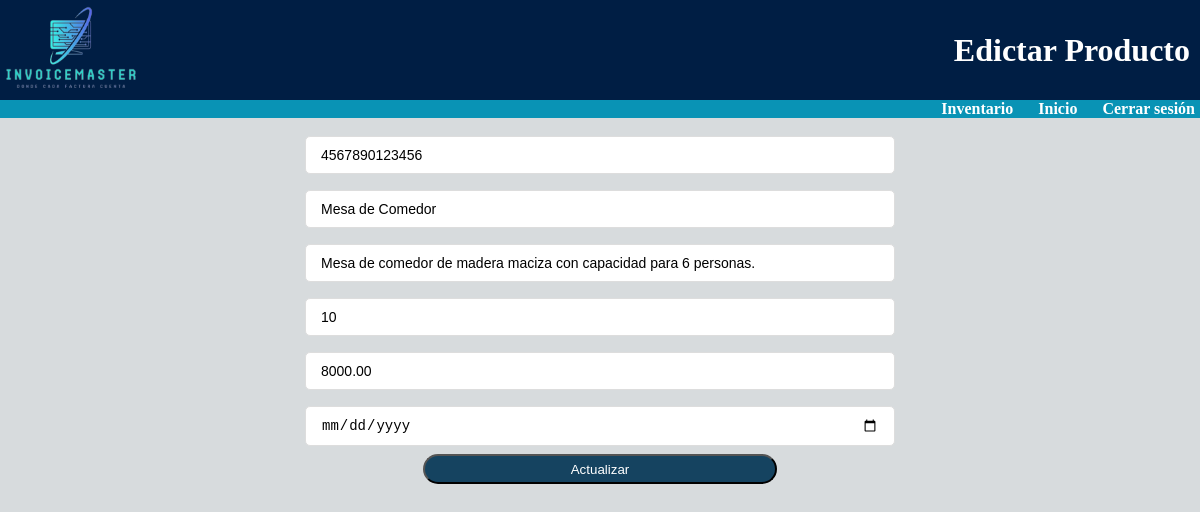
The page /editar.php?id=4 on the database its author committed.
### tables this page shows
CREATE TABLE `productos` (
  `id` int(11) NOT NULL,
  `codigo_producto` varchar(50) NOT NULL,
  `nombre_producto` varchar(250) NOT NULL,
  `descripccion` varchar(100) NOT NULL,
  `cantidad` int(11) NOT NULL,
  `precio` decimal(10,2) NOT NULL,
  `categoria` varchar(50) NOT NULL,
  `fecha_v` timestamp NOT NULL DEFAULT current_timestamp() ON UPDATE current_timestamp()
);

### editar.php (the view, shortened to what this page needs)
<?php
if(isset($_GET['id']) && is_numeric($_GET['id'])) {
    $id = $_GET['id'];
    $conn = new mysqli("localhost", "root", "", "prueba_f");
    $result = $conn->query("SELECT * FROM productos WHERE id='$id'");
    if ($result->num_rows == 1) {
        $row = $result->fetch_assoc();
?>
<!DOCTYPE html>
<html lang="en">
<head>
        </head>
<body>
<?php include('headereditar.php'); ?>
    <center>
 <section>
    <form method="post" enctype="multipart/form-data">
        <input type="number" name="codigo" placeholder="Código" required autocomplete="off" value="<?php echo $row['codigo_producto']; ?>">
        <input type="text" name="nombre_producto" placeholder="Nombre del producto" required autocomplete="off" value="<?php echo $row['nombre_producto']; ?>">
        <input type="text" name="descripcion" placeholder="Descripción" required autocomplete="off" value="<?php echo $row['descripccion']; ?>">
        <input type="number" name="cantidad" placeholder="Cantidad" required autocomplete="off" value="<?php echo $row['cantidad']; ?>">
        <input type="decimal" name="precio" placeholder="Precio" required autocomplete="off" value="<?php echo $row['precio']; ?>">
        <br>
        <input type="date" name="fecha_v" placeholder="Fecha de vencimiento" required autocomplete="off" value="<?php echo $row['fecha_v']; ?>">
        <br>
        <input  class ="boton"type="submit" value="Actualizar">
    </form>
    </center>
</body>
</html>
<?php
    } else {
        echo "No se encontró ningún producto con ese ID.";
    }
} else {
    echo "ID de producto inválido.";
}
?>

### editar.php (style rules this page uses)
body { background-color: #D7DBDD; font-family: Arial, sans-serif; margin: 0; padding: 0; }
input[type="text"] ,input[type="decimal"], input[type="number"] ,input[type="date"] , select { padding: 10px 15px; margin: 8px 5px; box-sizing: border-box; border: 1px solid #ddd; border-radius: 5px; font-size: 14px; max-width:50% ; width:50% ; }
.boton { background-color: #154360; color: white; height: 30px; border-radius:20px; width:30%; }
section { margin: 10px;; }

### headereditar.php (style rules this page uses)
body { margin: 0; font-family: "Times New Roman", sans-serif; }

### rows shown on the page
productos: codigo "4567890123456", nombre_producto "Mesa de Comedor", descripcion "Mesa de comedor de madera maciza con capacidad para 6 personas.", cantidad "10", precio "8000.00"
